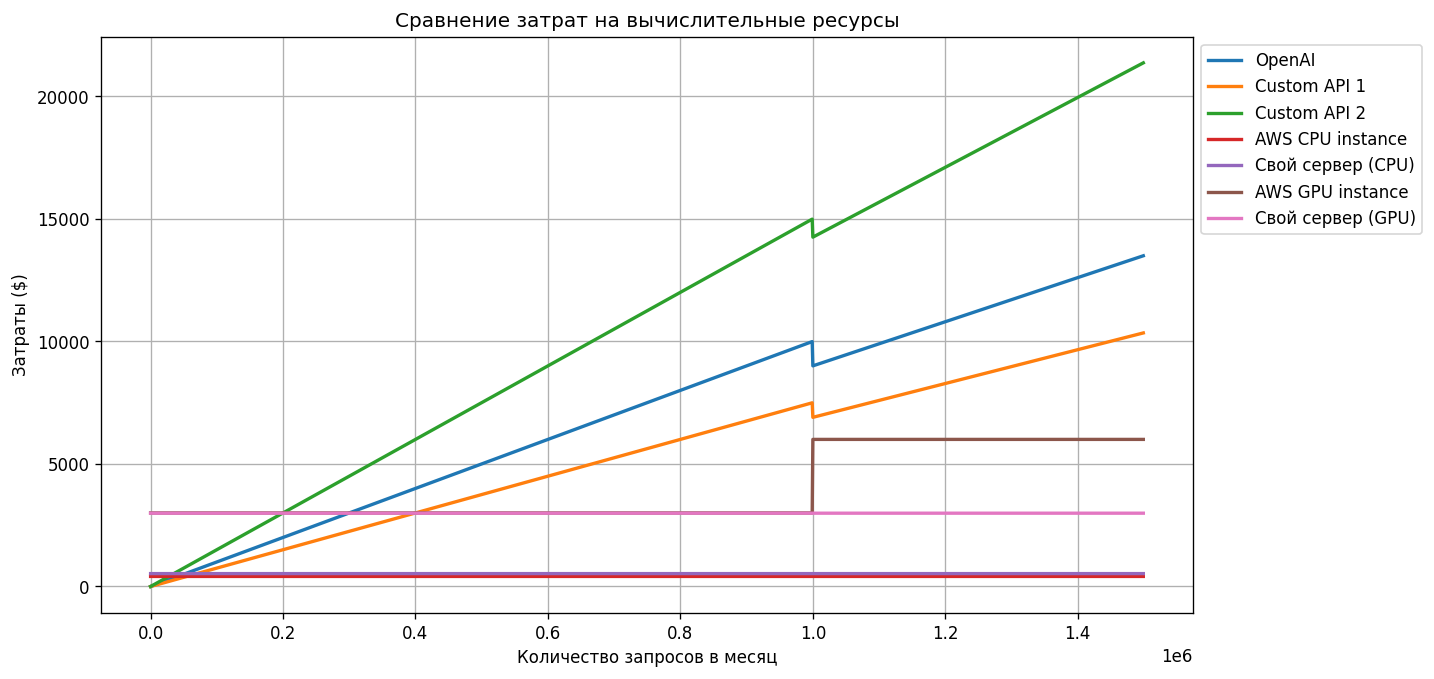

This chart was generated by the following Python code:
# stdlib
from pathlib import Path

# thirdparty
import matplotlib.pyplot as plt
import numpy as np

# Конфигурация API и инфраструктуры
config = {
    "apis": [
        {
            "name": "OpenAI",
            "base_cost_per_token": 0.002,
            "discounts": [
                (1_000_000, 1.0),
                (5_000_000, 0.9),
                (10_000_000, 0.8),
            ],
        },
        {
            "name": "Custom API 1",
            "base_cost_per_token": 0.0015,
            "discounts": [
                (1_000_000, 1.0),
                (5_000_000, 0.92),
                (10_000_000, 0.85),
            ],
        },
        {
            "name": "Custom API 2",
            "base_cost_per_token": 0.003,
            "discounts": [
                (1_000_000, 1.0),
                (5_000_000, 0.95),
                (10_000_000, 0.9),
            ],
        },
    ],
    "api_config": {"tokens_per_request": 5},
    "cloud": {
        "name": "AWS CPU instance",
        "cost_per_instance": 410,
        "requests_per_instance": 5_000_000,
    },
    "server": {
        "name": "Свой сервер (CPU)",
        "cost_per_server": 288,
        "support_cost_per_server": 150,
        "additional_costs_factor": 1.2,
        "requests_per_server": 10_000_000,
    },
    "gpu": {
        "name": "AWS GPU instance",
        "cost_per_instance": 3000,
        "requests_per_instance": 1_000_000,
    },
    "gpu_server": {
        "name": "Свой сервер (GPU)",
        "cost_per_server": 2000,
        "support_cost_per_server": 300,
        "additional_costs_factor": 1.3,
        "requests_per_server": 1_500_000,
    },
    "max_requests": 1_500_000,
}


def get_discounted_cost(api, total_tokens):
    cost = api["base_cost_per_token"]
    for threshold, multiplier in api["discounts"]:
        if total_tokens >= threshold:
            cost = api["base_cost_per_token"] * multiplier
        else:
            break
    return cost


def calculate_costs(
    requests_per_month, apis, api_conf, cloud, server, gpu, gpu_server
):
    tokens_per_request = api_conf["tokens_per_request"]
    api_costs = {}
    total_tokens = requests_per_month * tokens_per_request

    for api in apis:
        cost_per_token = np.array(
            [get_discounted_cost(api, t) for t in total_tokens]
        )
        api_costs[api["name"]] = total_tokens * cost_per_token

    cloud_costs = (
        np.ceil(requests_per_month / cloud["requests_per_instance"])
        * cloud["cost_per_instance"]
    )

    server_instances = np.ceil(
        requests_per_month / server["requests_per_server"]
    )
    server_costs = (
        server_instances
        * (server["cost_per_server"] + server["support_cost_per_server"])
        * server["additional_costs_factor"]
    )

    gpu_instances = np.ceil(requests_per_month / gpu["requests_per_instance"])
    gpu_costs = gpu_instances * gpu["cost_per_instance"]

    gpu_server_instances = np.ceil(
        requests_per_month / gpu_server["requests_per_server"]
    )
    gpu_server_costs = (
        gpu_server_instances
        * (
            gpu_server["cost_per_server"]
            + gpu_server["support_cost_per_server"]
        )
        * gpu_server["additional_costs_factor"]
    )

    return api_costs, cloud_costs, server_costs, gpu_costs, gpu_server_costs


def find_intersections(costs, requests_per_month, min_gap=5000):
    intersections = {}
    cost_keys = list(costs.keys())

    for i in range(len(cost_keys)):
        for j in range(i + 1, len(cost_keys)):
            diff = costs[cost_keys[i]] - costs[cost_keys[j]]
            indices = np.where(np.diff(np.sign(diff)))[0]

            if len(indices) > 0:
                filtered_indices = [indices[0]]
                for idx in indices[1:]:
                    if (
                        requests_per_month[idx]
                        - requests_per_month[filtered_indices[-1]]
                        > min_gap
                    ):
                        filtered_indices.append(idx)

                intersections[f"{cost_keys[i]} vs {cost_keys[j]}"] = (
                    requests_per_month[filtered_indices]
                )

    return intersections


def plot_costs(requests_per_month, costs, intersections):
    fig, ax = plt.subplots(figsize=(14, 8))
    colors = plt.cm.tab10.colors
    for i, (label, cost) in enumerate(costs.items()):
        ax.plot(
            requests_per_month,
            cost,
            label=label,
            color=colors[i % len(colors)],
            linewidth=2,
        )
    ax.set_xlabel("Количество запросов в месяц")
    ax.set_ylabel("Затраты ($)")
    ax.set_title("Сравнение затрат на вычислительные ресурсы")
    ax.legend(loc="upper left", bbox_to_anchor=(1, 1))
    ax.grid(True)

    plt.subplots_adjust(left=0.1, bottom=0.35, right=0.75, top=0.95)

    current_dir = Path.cwd()
    if current_dir.name != "research":
        img_path = current_dir / "research" / "research.png"
    else:
        img_path = Path("research.png")

    img_path.parent.mkdir(exist_ok=True, parents=True)
    plt.savefig(img_path, bbox_inches="tight", dpi=120)


def generate_markdown_report(intersections):
    current_dir = Path.cwd()
    if current_dir.name != "research":
        report_path = current_dir / "research" / "RESEARCH.MD"
    else:
        report_path = Path("RESEARCH.MD")

    with open(report_path, "w", encoding="utf-8") as f:
        f.write("# Исследование рентабельности решений\n\n")
        f.write("## Ключевые точки инверсии рентабельности\n\n")

        f.write("| Сравнение | Точка инверсии (запросов) |\n")
        f.write("|-----------|---------------------------|\n")

        for label, points in intersections.items():
            points_str = ", ".join(map(str, points))
            f.write(f"| {label} | {points_str} |\n")


def main():
    requests_per_month = np.arange(1, config["max_requests"] + 1, 1000)
    costs = {}

    api_costs, cloud_costs, server_costs, gpu_costs, gpu_server_costs = (
        calculate_costs(
            requests_per_month,
            config["apis"],
            config["api_config"],
            config["cloud"],
            config["server"],
            config["gpu"],
            config["gpu_server"],
        )
    )

    costs.update(api_costs)
    costs[config["cloud"]["name"]] = cloud_costs
    costs[config["server"]["name"]] = server_costs
    costs[config["gpu"]["name"]] = gpu_costs
    costs[config["gpu_server"]["name"]] = gpu_server_costs

    intersections = find_intersections(costs, requests_per_month)

    generate_markdown_report(intersections)
    plot_costs(requests_per_month, costs, intersections)


if __name__ == "__main__":
    main()
